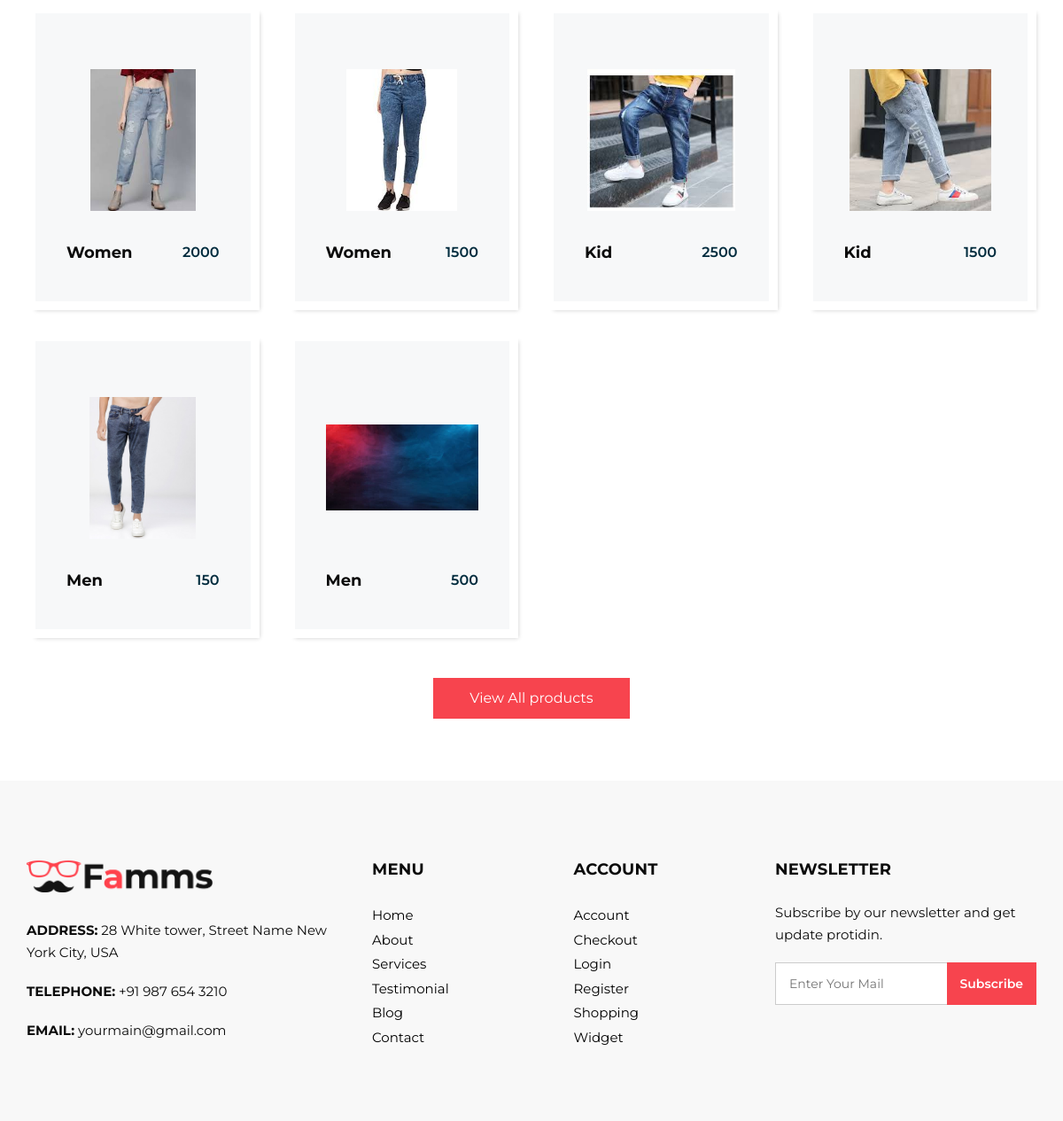
/product/ (lower part), run on an earlier commit of the app's database.
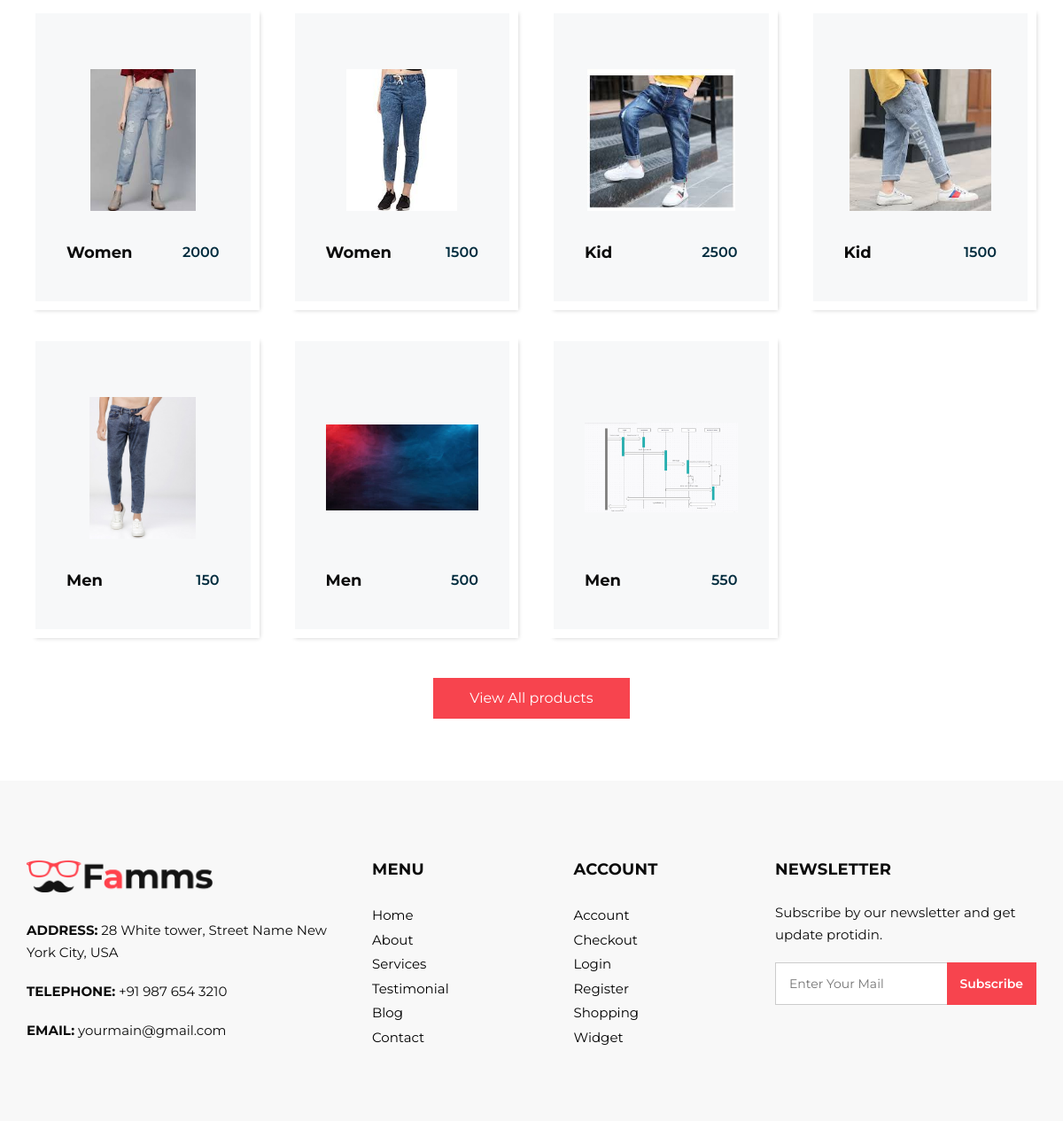
And on a later commit of the database.
### myapp/models.py (models this page shows, shortened)
class Product(models.Model):
	choice1=(
		('men','men'),
		('women','women'),
		('kid','kid'),
		)
	choice2=(
		('jeans','jeans'),
		('tshirt','tshirt'),
		('top','top'),
		)
	choice3=(
		('s','s'),
		('m','m'),
		('l','l'),
		)
	seller=models.ForeignKey(User,on_delete=models.CASCADE)
	product_category=models.CharField(max_length=100,choices=choice1)
	product_type=models.CharField(max_length=100,choices=choice2)
	product_size=models.CharField(max_length=100,choices=choice3)
	product_price=models.PositiveIntegerField()
	product_desc=models.TextField()
	product_image=models.ImageField(upload_to="product_images/")

### myapp/views.py (the view)
# urls.py: path('product/',views.product,name='product'),
def product(request):
	products=Product.objects.all()
	return render(request,'product.html',{'products':products});

### myapp/templates/product.html (shortened to what this page needs)
{% extends 'header.html' %}
{% load static %}
{% block content %}
<!DOCTYPE html>
<html>
      <section class="product_section layout_padding">
         <div class="container">
            <div class="row">
               {% for i in products %}
               <div class="col-sm-6 col-md-4 col-lg-3">
                  <div class="box">
                     <div class="img-box">
                        <img src="{{ i.product_image.url }}" alt="">
                     </div>
                     <div class="detail-box">
                        <h5>
                           {{i.product_category}}
                        </h5>
                        <h6>
                           {{i.product_price}}
                        </h6>
                     </div>
                  </div>
               </div>
             {% endfor %}
            </div>
            <div class="btn-box">
               <a href="">
               View All products
               </a>
            </div>
         </div>
      </section>
   </body>
</html>
{% endblock %}

What changed in the data, as far as the page shows it:
added Product: product_image (picture), product_category "Men", product_price "550"
